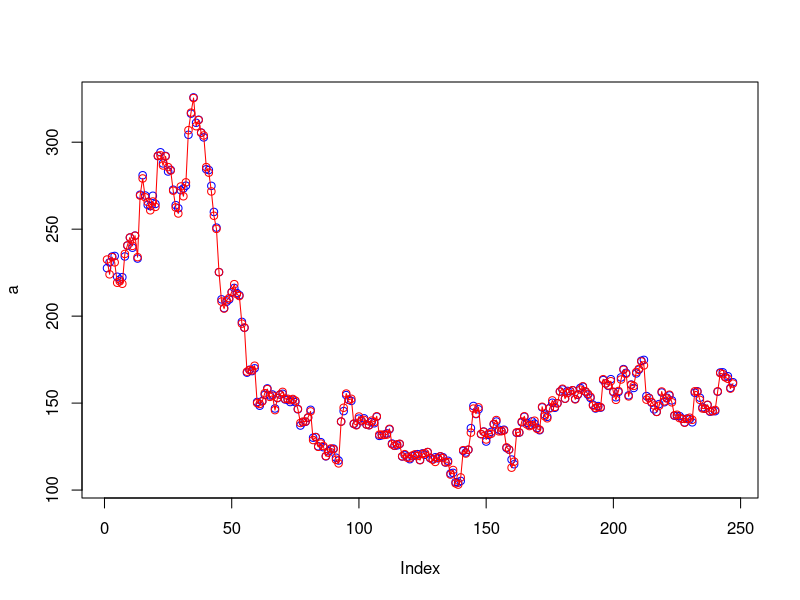

R code for this plot:
dataset = read.csv("stock.csv")
View(dataset)
open = dataset[,2:5]
View(open)
str(open)
library(caTools)
set.seed(123)
split=sample.split(open$Close,SplitRatio = 0.8)
training_set = subset(open,split==TRUE)
testing_set = subset(open,split==FALSE)
View(training_set)
View(testing_set)

regressor = lm(formula = Close~.,data = training_set)

y_pred = predict(regressor,newdata = testing_set)
a = testing_set$Close
b = y_pred

plot(a,type = 'p',col='blue')
lines(b,type='o',col='red')

table = data.frame(testing_set$Close,y_pred)
View(table)
